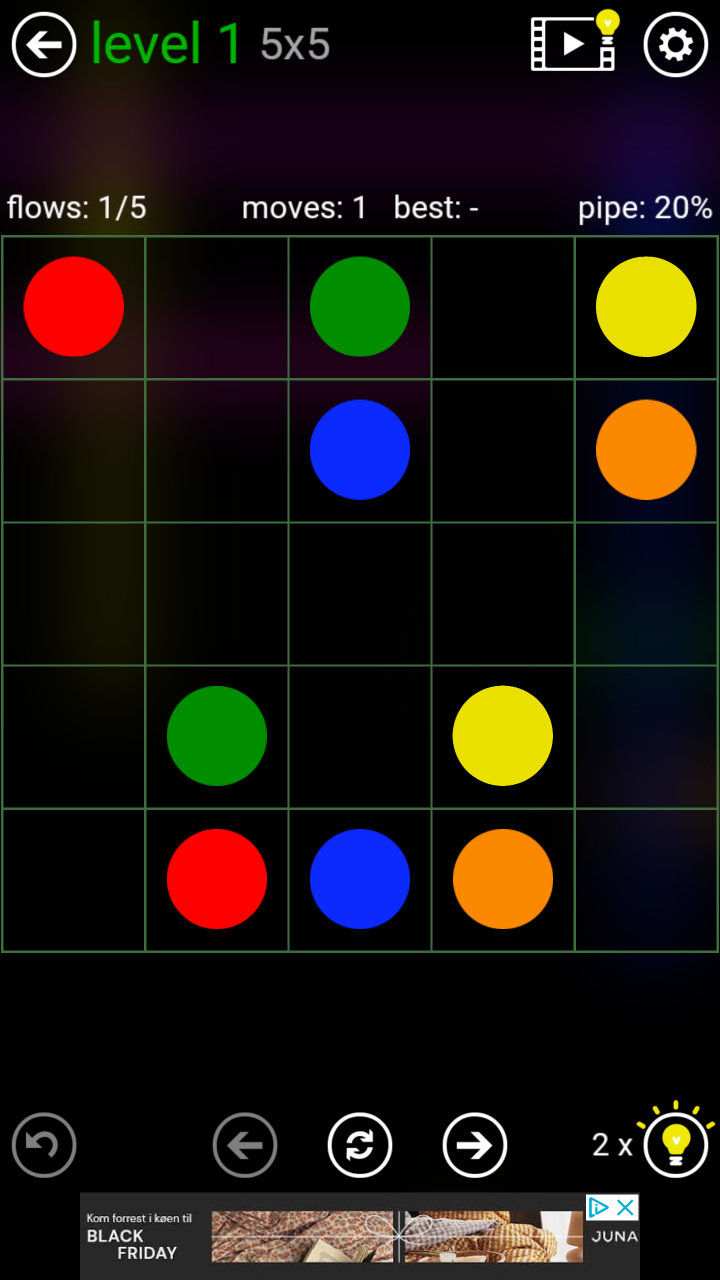
#> input picture screengrabs/s7_screen_05_05.png, 1440 x 2560 px (shown at 1/2 size)
$ python detect_circles_in_screengrabs.py
#> lines starting #> are read from the running program, lines starting #| are printed output that depends on the picture; after the words box and inside, x2 and y2 are one past the last pixel; in counts of white or black regions, pixels touching at a corner belong together
#> further down, image is the input picture: shape (2560, 1440, 3); mean B, G, R 18.2, 22.5, 28
### shapeDetection.py
from win32api import GetSystemMetrics
import numpy as np
import math
import cv2

from gameboard import GameBoard

# the maximum width/height of a table in cell count
MAX_TABLE_DIMENSION = 15

#resize image to fit on the screen
# [17 lines left out: function get_resized_for_display_img, not called in this run]

#TODO: make limits relative to screen size instead of hard-coded
def detectCircles(image, displayImage = False):
    output = image.copy()
    gray = cv2.cvtColor(image, cv2.COLOR_BGR2GRAY)
    # detect circles in the image
    circles = cv2.HoughCircles(gray, cv2.HOUGH_GRADIENT, 1, 40, param1=50, param2=40, minRadius=45, maxRadius=120)
    # ensure at least some circles were found
    if circles is not None:
        # convert the (x, y) coordinates and radius of the circles to integers
        circles = np.round(circles[0, :]).astype("int")
        if(displayImage):
            # loop over the (x, y) coordinates and radius of the circles
            for idx, (x, y, r) in enumerate(circles):
                # draw the circle in the output image, then draw a rectangle
                # corresponding to the center of the circle
                cv2.circle(output, (x, y), r, (0, 255, 0), 4)
                cv2.rectangle(output, (x - 5, y - 5),(x + 5, y + 5), (0, 128, 255), -1)
                cv2.putText(output, str(idx), (x - 7, y - 7), cv2.FONT_HERSHEY_SIMPLEX, 1, (60,60,60), 2, cv2.LINE_AA )
                #print("x: %d\ty: %d\tr: %d" % (x, y, r))
        # show the output image
            cv2.imshow("output", get_resized_for_display_img(np.hstack([image, output])))
            cv2.waitKey(0)

        if(circles is None):
            circles = []
        return circles

def roundx(num: int)-> int:
    return int(round(num/20))*20

def uniquelist(llist, minDist = 0):
    llist = list(set(llist))
    llist.sort()
    return llist

#TODO: make limits relative to screen size instead of hard-coded
def detectGrid(image, displayImage = False):
    #the array of squares
#> called with displayImage = False
    squares = []
    #h, w, c = image.shape
    #minsize = (h*w/3)*2

    gray = cv2.cvtColor(image, cv2.COLOR_BGR2GRAY)
    blur1 = cv2.GaussianBlur(gray, (5,5), 0)
    thresh1 = cv2.adaptiveThreshold(blur1, 255, 1, 1, 11, 2)
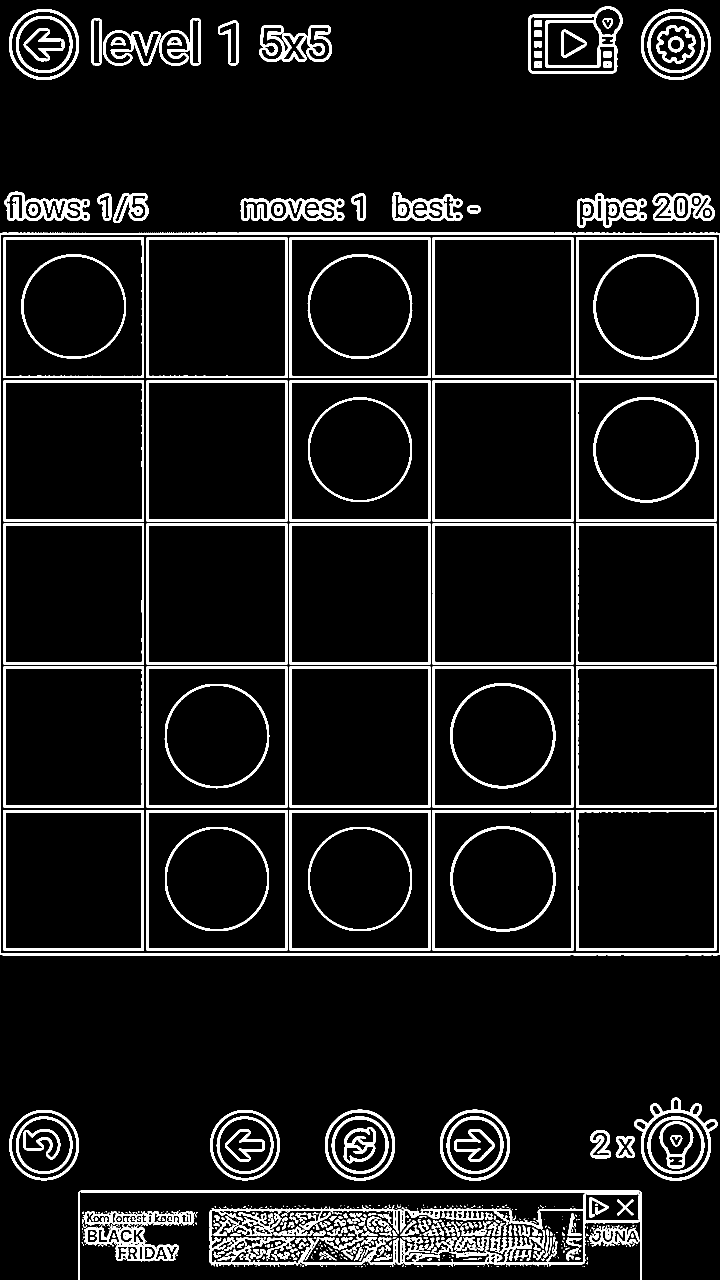
#> thresh1: shape (2560, 1440) (shown at 1/2 size); 8.9% white; 581 white regions (286 under 20 px)

    contours1, _ = cv2.findContours(thresh1, cv2.RETR_TREE, cv2.CHAIN_APPROX_SIMPLE)
#> contours1 = 833 contours, 383 with area under 20; largest, box (x1, y1, x2, y2) and area: (0, 465, 1440, 1911) 2078856, (1, 469, 1439, 1907) 2064967, (156, 2381, 1284, 2560) 92030, (865, 1333, 1147, 1615) 78961, (579, 1333, 861, 1615) 78961
    max_area = 0
    c = 0
    for ctr1 in contours1:
        area = cv2.contourArea(ctr1)
        if area > 1000:
                if area > max_area:
                    max_area = area
                    best_cnt = ctr1
                    image = cv2.drawContours(image, contours1, c, (0, 255, 0), 3)
        c+=1
#> this loop made 833 passes
#> (area, max_area) on passes 79, 100, 250, 637: (2590, 2590), (7269, 7269), (92030.5, 92030.5), (2078856.5, 2078856.5)
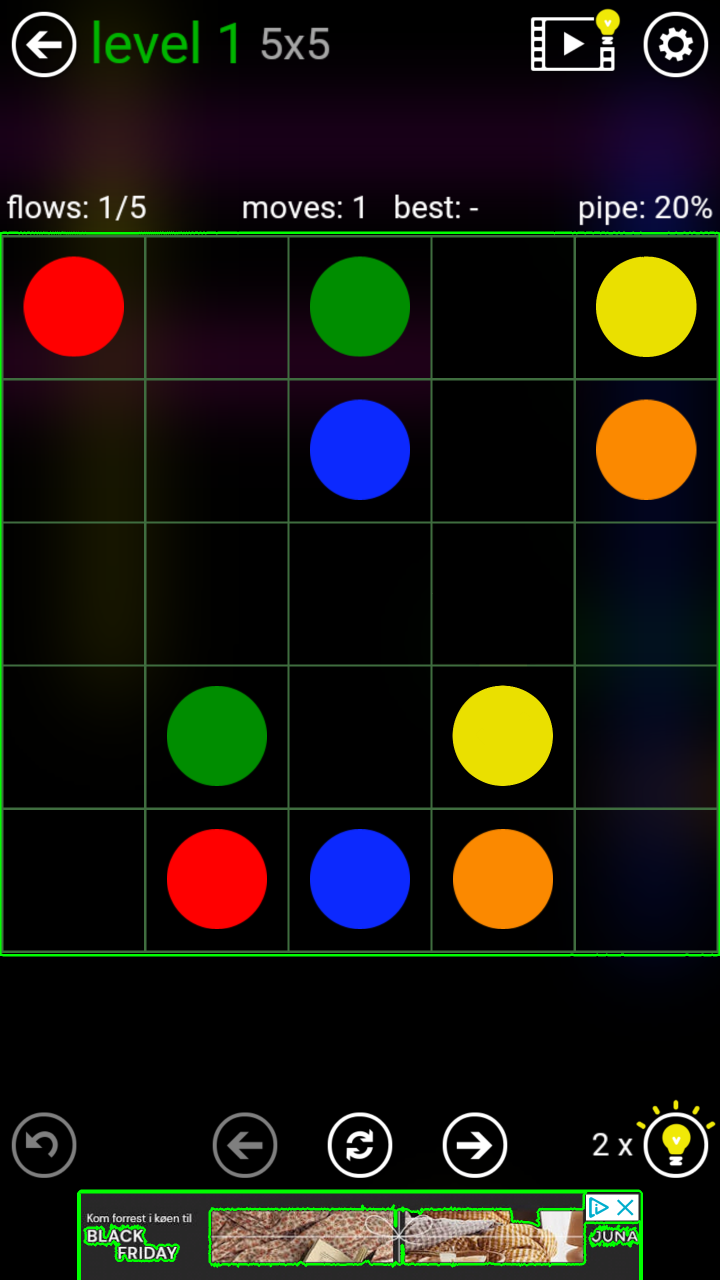
#> image: shape (2560, 1440, 3) (shown at 1/2 size); 1.34% of pixels changed, all inside (x1, y1, x2, y2) = (0, 463, 1440, 2560)
#> after the loop, best_cnt = contour of 330 points, box (x1, y1, x2, y2) (0, 465, 1440, 1911), area 2078856; c = 833; max_area = 2078856.5
    #best_cnt = smoothContour(best_cnt)
    mask = np.zeros((gray.shape),np.uint8)
    cv2.drawContours(mask,[best_cnt],0,255,-1)
#> mask: shape (2560, 1440); 56.5% white; 2 black regions, box (x1, y1, x2, y2) and area: (0, 1910, 1440, 2560) 934601, (0, 0, 1440, 467) 670060
    cv2.drawContours(mask,[best_cnt],0,0,2)
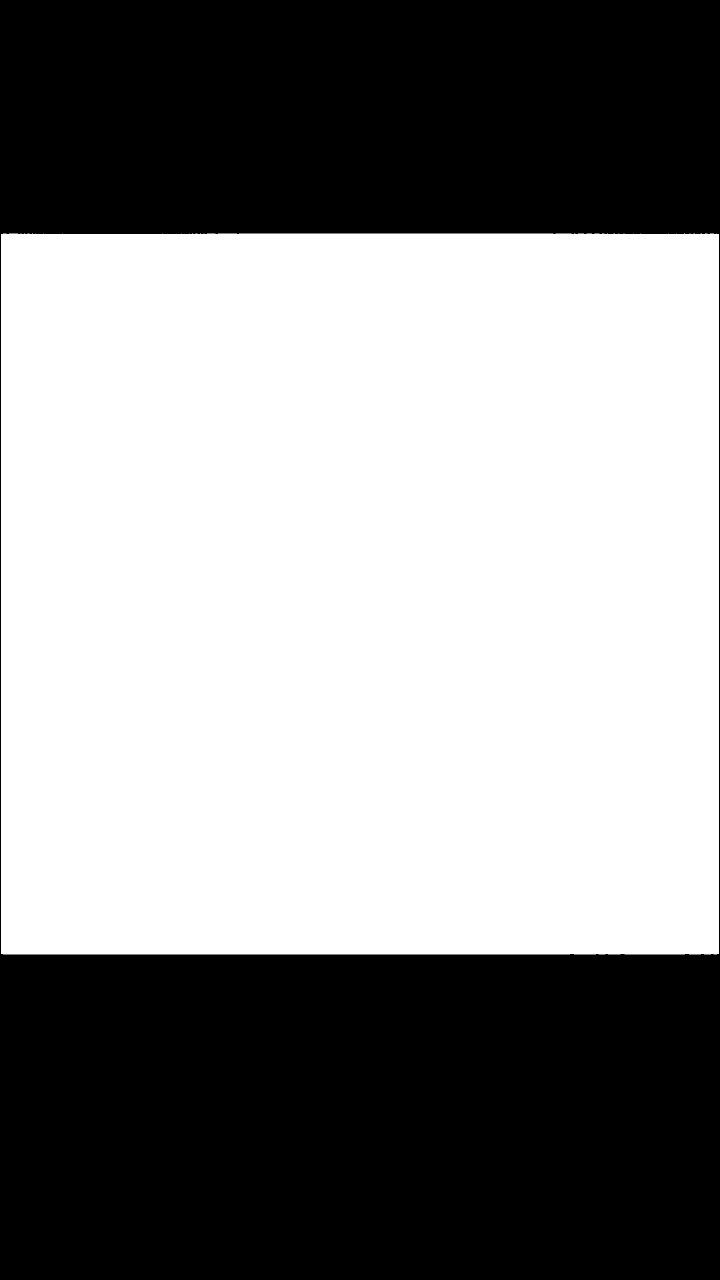
#> mask: shape (2560, 1440) (shown at 1/2 size); 56.2% white; 1 black region, box (x1, y1, x2, y2) and area: (0, 0, 1440, 2560) 1616332

    # mask out parts of the screen that are not the grid
    out = np.zeros_like(gray)
    out[mask == 255] = gray[mask == 255]

    #detect circles inside the grid part only
    bit_and = cv2.bitwise_and(cv2.cvtColor(mask, cv2.COLOR_GRAY2RGB) , image)
    circles = detectCircles(bit_and)
#> in detectCircles, `circles = cv2.HoughCircles(gray, cv2.HOUGH_GRADIENT, 1, 40, param1=50,..`: circles = [[147.5, 612.5, 100.1], [1291.5, 613.5, 100.4], [433.5, 1757.5, 99.6], [1004.5, 1471.5, 100.2], [433.5, 1471.5, 99.5], [718.5, 1757.5, 100.2], [720.5, 613.5, 99.3], [1291.5, 897.5, 98.9], [719.5, 897.5, 101.1], [1005.5, 1755.5, 101.4]]
#> in detectCircles, `circles = np.round(circles[0, :]).astype("int")`: circles = [[148, 612, 100], [1292, 614, 100], [434, 1758, 100], [1004, 1472, 100], [434, 1472, 100], [718, 1758, 100], [720, 614, 99], [1292, 898, 99], [720, 898, 101], [1006, 1756, 101]]
    # blot out the circles
    if (circles is not None):
        for (x,y,r) in circles:
            cv2.circle(out, (x, y), r+2, (0, 0, 0), -1)
#> this loop made 10 passes
#> out: shape (2560, 1440); min 0, max 155, mean 3.9
    else:
        print("No circles found!! fatal error!")

    blur = cv2.GaussianBlur(out, (9,9), 0)
    thresh = cv2.adaptiveThreshold(blur, 255, 1, 1, 11, 2)
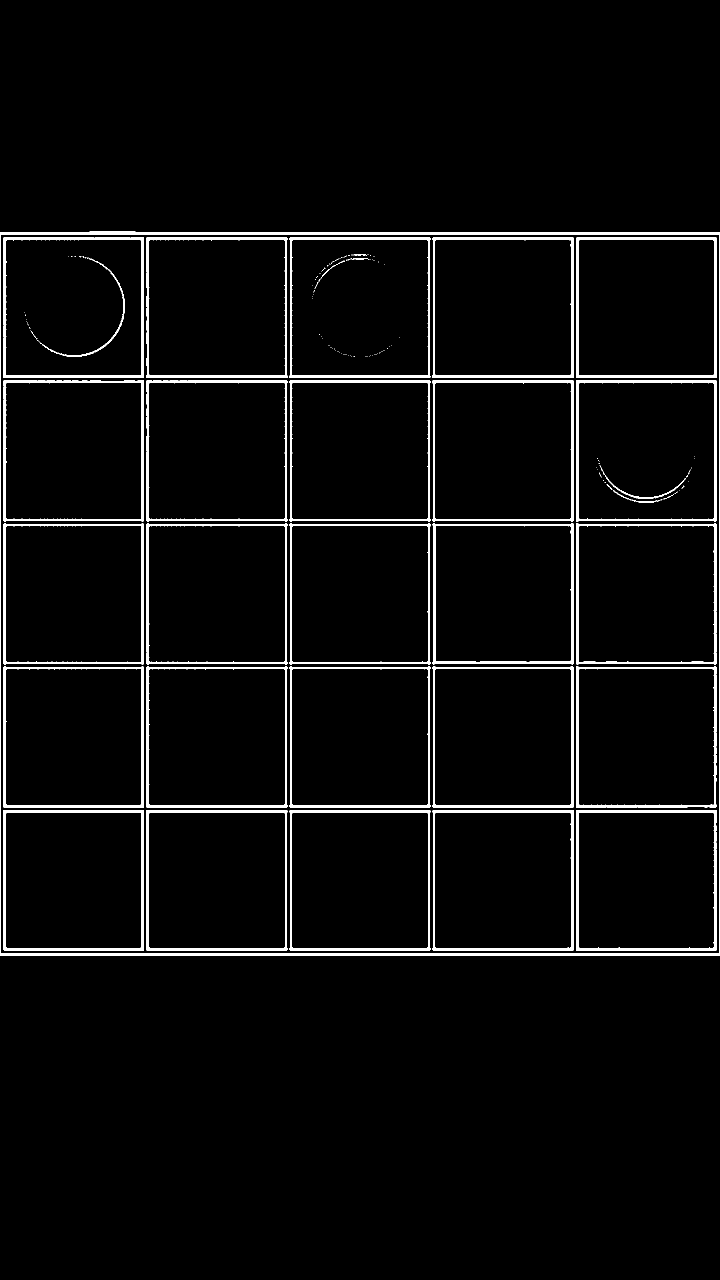
#> thresh: shape (2560, 1440) (shown at 1/2 size); 4.1% white; 173 white regions (136 under 20 px)
    contours, hierarchy = cv2.findContours(thresh, cv2.RETR_TREE, cv2.CHAIN_APPROX_SIMPLE)
#> contours = 203 contours, 144 with area under 20; largest, box (x1, y1, x2, y2) and area: (0, 463, 1440, 1912) 2080453, (1, 468, 1439, 1908) 2065570, (865, 1333, 1147, 1615) 78418, (865, 761, 1147, 1043) 78417, (293, 1333, 575, 1615) 78416

    #calculate minimum area of a cell
    minarea = np.square(image.shape[0]/MAX_TABLE_DIMENSION)
    numSquares = 0

    #coordinates of the first encountered piece to count rows and columns
    firstX = 0
    firstY = 0
    #counters to count rows and columns
    numX = 0
    numY = 0
    gameboard = -1
    # lists to hold values for columns and rows to convert to gameboard grid coordinates
    column_coords = []
    row_coords = []
    for c, ctr in enumerate(contours):
        area = cv2.contourArea(ctr)
        if area > max_area:
            gameboard = c
            #print("found board @ %ctr" % (hierarchy[gameboard, c, 3]))
        if gameboard != -1 and hierarchy[gameboard, c,3] == 1:
            M = cv2.moments(ctr)
            cX = int(M["m10"] / M["m00"])
            cY = int(M["m01"] / M["m00"])
            # Save the first square's coordinates
            if (firstX == 0 and firstY == 0):
                firstX = cX
                firstY = cY
                numX = numX + 1
                numY = numY + 1
            else:
            # Check if we are in the same row or column as the first square (center within 5px)
                if np.abs(cX-firstX) < 5:
                    numX = numX + 1
                if np.abs(cY-firstY) < 5:
                    numY = numY + 1
            # save image coordinates, and empty board grid coordinates
            squares.append(((cX, cY), (0, 0)))
            column_coords.append(roundx(cX))
            row_coords.append(roundx(cY))
            numSquares = numSquares + 1
            if displayImage and area > minarea/2:
                cv2.drawContours(image, contours, c, (0, 255, 0), 3)
#> this loop made 203 passes
#> (area, cX, cY, firstX, firstY) on pass 3: (78386, 1291, 1760, 1291, 1760)
#> after the loop, column_coords = 25 values, max 1300 at index 0, min 140 at index 4, mean 720; firstX = 1291; firstY = 1760; numSquares = 25; numX = 5; numY = 5; row_coords = 25 values, max 1760 at index 0, min 620 at index 20, mean 1188; squares = 25 items

    # Make sure that lists of coordinates are unique, and listas are sorted
    column_coords = uniquelist(column_coords)
#> in uniquelist, `llist = list(set(llist))`: llist = [1000, 140, 720, 1300, 440]
#> column_coords = [140, 440, 720, 1000, 1300]
    row_coords = uniquelist(row_coords)
#> row_coords = [620, 900, 1180, 1480, 1760]
    for sq_idx,((a,b),(_,_)) in enumerate(squares):
        squares[sq_idx] = ((a,b),(1 + column_coords.index(roundx(a)), 1 + row_coords.index(roundx(b))))
#> this loop made 25 passes
#> (a, b) on passes 1 to 8: (1291, 1760), (1005, 1760), (719, 1760), (433, 1760), (147, 1759), (1291, 1473), (1005, 1473), (719, 1473)

    #print("Dimensions: x: %d y:%d" % (numX, numY))
    #print(row_coords, column_coords)

    if displayImage:
        # [6 lines of commented-out code are left out]
        cv2.imshow("Final Image", get_resized_for_display_img(image))
        cv2.waitKey(0)
        cv2.destroyAllWindows()

    return squares, circles, int(numX), int(numY)

#function to take the input from a screengrab and put into the solvable Gameboard format
# [23 lines left out: function parseBoard, not called in this run]

### detect_circles_in_screengrabs.py
from shapeDetection import detectGrid
import numpy as np
import cv2


# TODO: move to parameterizzed testcase
screengrabs =  {
  "filename": "screengrabs/s7_screen_05_05.png",
  "gridsize": {"x":5, "y":5},
  "expected_pairs": 5
},{
  "filename": "screengrabs/s7_screen_05_06.png",
  "gridsize": {"x":5, "y":6},
  "expected_pairs": 4
},{
  "filename": "screengrabs/s7_screen_06_06.png",
  "gridsize": {"x":6, "y":6},
  "expected_pairs": 5
},{
  "filename": "screengrabs/s7_screen_10_10.png",
  "gridsize": {"x":10, "y":10},
  "expected_pairs": 9
},{
  "filename": "screengrabs/s21_screen_05_05.jpg",
  "gridsize": {"x":5, "y":5},
  "expected_pairs": 6
},{
  "filename": "screengrabs/s21_screen_06_06.jpg",
  "gridsize": {"x":6, "y":6},
  "expected_pairs": 6
},{
  "filename": "screengrabs/s21_screen_07_07.jpg",
  "gridsize": {"x":7, "y":7},
  "expected_pairs": 6
},{
  "filename": "screengrabs/s21_screen_08_08.jpg",
  "gridsize": {"x":8, "y":8},
  "expected_pairs": 6
}#,{
#  "filename": "screengrabs/s21_screen_09_09.jpg",
#  "gridsize": {"x":9, "y":9},
#  "expected_pairs": 6
#},{
#  "filename": "screengrabs/s21_screen_10_10.jpg",
#  "gridsize": {"x":10, "y":10},
#  "expected_pairs": 6
#},{
#  "filename": "screengrabs/s21_screen_11_11.jpg",
#  "gridsize": {"x":11, "y":11},
#  "expected_pairs": 6
#},{
#  "filename": "screengrabs/s21_screen_12_12.jpg",
#  "gridsize": {"x":12, "y":12},
#  "expected_pairs": 6
#},{
#  "filename": "screengrabs/s21_screen_13_13.jpg",
#  "gridsize": {"x":13, "y":13},
#  "expected_pairs": 6
#},{
#  "filename": "screengrabs/s21_screen_14_14.jpg",
#  "gridsize": {"x":14, "y":14},
#  "expected_pairs": 6
#},{
#  "filename": "screengrabs/s21_screen_15_15.jpg",
#  "gridsize": {"x":15, "y":15},
#  "expected_pairs": 6
#}

for i in screengrabs:
  # load the image, clone it for output, and then convert it to grayscale
  image = cv2.imread(i["filename"])
  _, circles, rows, cols = detectGrid(image)
#> rows = 5; cols = 5
  print("Detecting circles in %s. Expecting %d circles: Found %d. Expecting %d columns: Found %d. Expecting %d rows: Found %d." % (i["filename"], i["expected_pairs"]*2, len(circles),i["gridsize"]["x"], cols, i["gridsize"]["y"], rows))
#| Detecting circles in screengrabs/s7_screen_05_05.png. Expecting 10 circles: Found 10. Expecting 5 columns: Found 5. Expecting 5 rows: Found 5.
#> (the run stopped early here; a loop or call above may not have finished)
